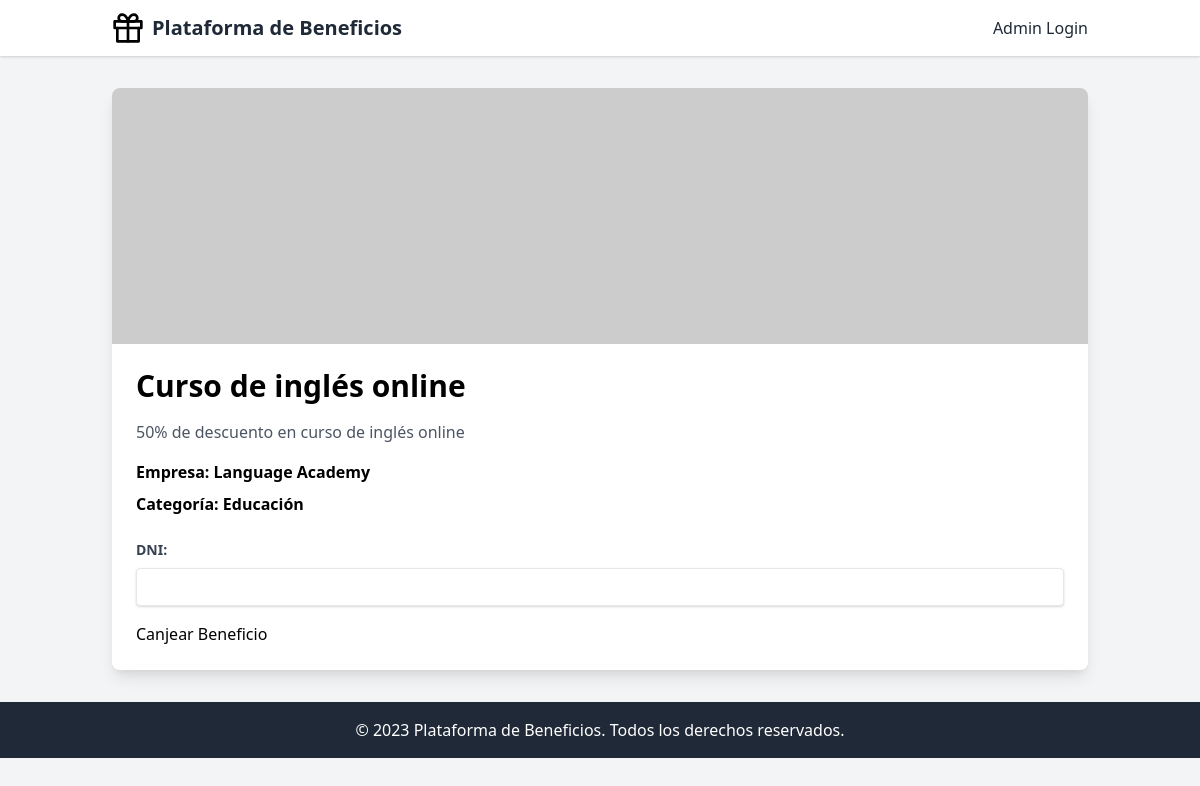
The page /benefit/1 on the database its author committed.
### app/models.py (models this page shows)
class Benefit(db.Model):
    id = db.Column(db.Integer, primary_key=True)
    name = db.Column(db.String(128), index=True)
    description = db.Column(db.Text)
    image_url = db.Column(db.String(256))
    company = db.Column(db.String(128))
    category_id = db.Column(db.Integer, db.ForeignKey('category.id'))
    redemptions = db.relationship('Redemption', backref='benefit', lazy='dynamic')
    featured = db.Column(db.Boolean, default=False)

class Category(db.Model):
    id = db.Column(db.Integer, primary_key=True)
    name = db.Column(db.String(64), index=True, unique=True)
    image_url = db.Column(db.String(256))
    benefits = db.relationship('Benefit', backref='category', lazy='dynamic')

### app/main/routes.py (the view)
@bp.route('/benefit/<int:id>')
def benefit(id):
    benefit = Benefit.query.get_or_404(id)
    return render_template('benefit.html', benefit=benefit)

### templates/benefit.html (shortened to what this page needs)
{% extends "base.html" %}
{% block content %}
<div class="bg-white shadow-lg rounded-lg overflow-hidden">
    <img src="{{ benefit.image_url }}" alt="{{ benefit.name }}" class="w-full h-64 object-cover">
    <div class="p-6">
        <h1 class="text-3xl font-bold mb-4">{{ benefit.name }}</h1>
        <p class="text-gray-600 mb-4">{{ benefit.description }}</p>
        <p class="font-semibold mb-2">Empresa: {{ benefit.company }}</p>
        <p class="font-semibold mb-4">Categoría: {{ benefit.category.name }}</p>
        <form class="redeem-form mt-6">
            <div class="mb-4">
                <label for="dni" class="block text-gray-700 text-sm font-bold mb-2">DNI:</label>
                <input type="text" id="dni" name="dni" required class="shadow appearance-none border rounded w-full py-2 px-3 text-gray-700 leading-tight focus:outline-none focus:shadow-outline">
            </div>
            <button type="submit" class="btn-primary">Canjear Beneficio</button>
        </form>
    </div>
</div>
{% endblock %}

### rows shown on the page
Benefit: name "Curso de inglés online", description "50% de descuento en curso de inglés online", company "Language Academy"
Category: category.name "Educación"
